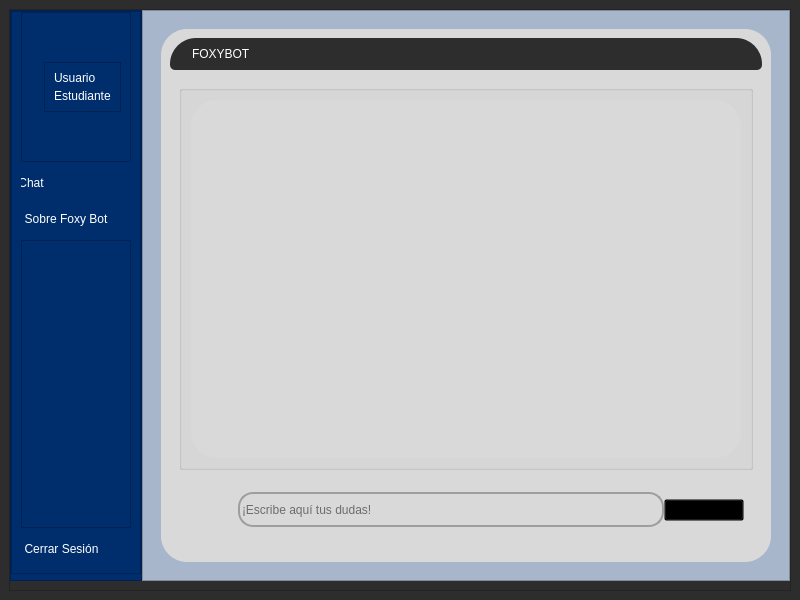
<?xml version="1.0" encoding="UTF-8"?>
<ui version="4.0">
 <class>MainWindowEstudiante</class>
 <widget class="QMainWindow" name="MainWindowEstudiante">
  <property name="geometry">
   <rect>
    <x>0</x>
    <y>0</y>
    <width>800</width>
    <height>600</height>
   </rect>
  </property>
  <property name="sizePolicy">
   <sizepolicy hsizetype="Minimum" vsizetype="Preferred">
    <horstretch>0</horstretch>
    <verstretch>0</verstretch>
   </sizepolicy>
  </property>
  <property name="windowTitle">
   <string>Estudiante</string>
  </property>
  <property name="windowIcon">
   <iconset>
    <normaloff>../img/298809902_539628011298194_5839572564237821349_n.png</normaloff>../img/298809902_539628011298194_5839572564237821349_n.png</iconset>
  </property>
  <property name="styleSheet">
   <string notr="true">background-color: rgb(45, 45, 45);</string>
  </property>
  <widget class="QWidget" name="centralwidget">
   <layout class="QHBoxLayout" name="horizontalLayout_7">
    <item>
     <widget class="QFrame" name="frame_6">
      <property name="frameShape">
       <enum>QFrame::StyledPanel</enum>
      </property>
      <property name="frameShadow">
       <enum>QFrame::Raised</enum>
      </property>
      <layout class="QHBoxLayout" name="horizontalLayout_4">
       <property name="spacing">
        <number>0</number>
       </property>
       <property name="leftMargin">
        <number>0</number>
       </property>
       <property name="topMargin">
        <number>0</number>
       </property>
       <property name="rightMargin">
        <number>0</number>
       </property>
       <item>
        <widget class="QFrame" name="frame_7">
         <property name="sizePolicy">
          <sizepolicy hsizetype="Maximum" vsizetype="Preferred">
           <horstretch>0</horstretch>
           <verstretch>0</verstretch>
          </sizepolicy>
         </property>
         <property name="styleSheet">
          <string notr="true">background-color: rgb(0, 46, 109);</string>
         </property>
         <property name="frameShape">
          <enum>QFrame::StyledPanel</enum>
         </property>
         <property name="frameShadow">
          <enum>QFrame::Raised</enum>
         </property>
         <layout class="QHBoxLayout" name="horizontalLayout_5">
          <property name="spacing">
           <number>0</number>
          </property>
          <property name="leftMargin">
           <number>0</number>
          </property>
          <property name="topMargin">
           <number>0</number>
          </property>
          <property name="rightMargin">
           <number>0</number>
          </property>
          <property name="bottomMargin">
           <number>6</number>
          </property>
          <item>
           <layout class="QHBoxLayout" name="contenido">
            <property name="spacing">
             <number>0</number>
            </property>
            <item>
             <layout class="QVBoxLayout" name="frame_izquierdo">
              <property name="spacing">
               <number>0</number>
              </property>
              <item>
               <layout class="QVBoxLayout" name="verticalLayout_2">
                <property name="spacing">
                 <number>0</number>
                </property>
                <property name="bottomMargin">
                 <number>0</number>
                </property>
                <item>
                 <widget class="QFrame" name="frame">
                  <property name="sizePolicy">
                   <sizepolicy hsizetype="MinimumExpanding" vsizetype="Minimum">
                    <horstretch>0</horstretch>
                    <verstretch>0</verstretch>
                   </sizepolicy>
                  </property>
                  <property name="maximumSize">
                   <size>
                    <width>212</width>
                    <height>16777215</height>
                   </size>
                  </property>
                  <property name="styleSheet">
                   <string notr="true">background-color: rgb(0, 46, 109);</string>
                  </property>
                  <property name="frameShape">
                   <enum>QFrame::StyledPanel</enum>
                  </property>
                  <property name="frameShadow">
                   <enum>QFrame::Raised</enum>
                  </property>
                  <layout class="QVBoxLayout" name="verticalLayout_3">
                   <property name="topMargin">
                    <number>0</number>
                   </property>
                   <item>
                    <widget class="QFrame" name="frame_3">
                     <property name="maximumSize">
                      <size>
                       <width>16777215</width>
                       <height>150</height>
                      </size>
                     </property>
                     <property name="frameShape">
                      <enum>QFrame::StyledPanel</enum>
                     </property>
                     <property name="frameShadow">
                      <enum>QFrame::Raised</enum>
                     </property>
                     <layout class="QHBoxLayout" name="horizontalLayout_2">
                      <item>
                       <widget class="QLabel" name="label_4">
                        <property name="sizePolicy">
                         <sizepolicy hsizetype="Preferred" vsizetype="Preferred">
                          <horstretch>0</horstretch>
                          <verstretch>0</verstretch>
                         </sizepolicy>
                        </property>
                        <property name="maximumSize">
                         <size>
                          <width>51</width>
                          <height>41</height>
                         </size>
                        </property>
                        <property name="contextMenuPolicy">
                         <enum>Qt::CustomContextMenu</enum>
                        </property>
                        <property name="text">
                         <string/>
                        </property>
                        <property name="pixmap">
                         <pixmap>../img/ico.png</pixmap>
                        </property>
                        <property name="scaledContents">
                         <bool>true</bool>
                        </property>
                       </widget>
                      </item>
                      <item>
                       <layout class="QHBoxLayout" name="horizontalLayout_3">
                        <item>
                         <widget class="QFrame" name="frame_5">
                          <property name="maximumSize">
                           <size>
                            <width>16777215</width>
                            <height>50</height>
                           </size>
                          </property>
                          <property name="frameShape">
                           <enum>QFrame::StyledPanel</enum>
                          </property>
                          <property name="frameShadow">
                           <enum>QFrame::Raised</enum>
                          </property>
                          <layout class="QVBoxLayout" name="verticalLayout_8">
                           <item>
                            <widget class="QLabel" name="label_user">
                             <property name="styleSheet">
                              <string notr="true">color: rgb(255, 255, 255);
font: 11.5pt &quot;Calibri&quot;;</string>
                             </property>
                             <property name="text">
                              <string>Usuario</string>
                             </property>
                            </widget>
                           </item>
                           <item>
                            <widget class="QLabel" name="label_estudiante">
                             <property name="styleSheet">
                              <string notr="true">color: rgb(255, 255, 255);
font: 25 11pt &quot;Calibri Light&quot;;
background-color: transparent;</string>
                             </property>
                             <property name="text">
                              <string>Estudiante</string>
                             </property>
                            </widget>
                           </item>
                          </layout>
                         </widget>
                        </item>
                       </layout>
                      </item>
                     </layout>
                    </widget>
                   </item>
                   <item>
                    <widget class="QPushButton" name="btn_chat">
                     <property name="sizePolicy">
                      <sizepolicy hsizetype="Minimum" vsizetype="Fixed">
                       <horstretch>0</horstretch>
                       <verstretch>0</verstretch>
                      </sizepolicy>
                     </property>
                     <property name="minimumSize">
                      <size>
                       <width>0</width>
                       <height>30</height>
                      </size>
                     </property>
                     <property name="maximumSize">
                      <size>
                       <width>171</width>
                       <height>30</height>
                      </size>
                     </property>
                     <property name="cursor">
                      <cursorShape>PointingHandCursor</cursorShape>
                     </property>
                     <property name="styleSheet">
                      <string notr="true">QPushButton {
	
	
	font: 75 11.5pt &quot;SansSerif&quot;;
	color: rgb(255, 255, 255);
	padding-left:-90px;
	background-color: rgb(0, 46, 109);
	border: 0px solid;
	border-radius:15px;
}
QPushButton:hover {
	background-color: rgb(93, 129, 163);
}


	
	
	
	
</string>
                     </property>
                     <property name="text">
                      <string>Chat</string>
                     </property>
                     <property name="flat">
                      <bool>false</bool>
                     </property>
                    </widget>
                   </item>
                   <item>
                    <widget class="QPushButton" name="btn_about">
                     <property name="minimumSize">
                      <size>
                       <width>0</width>
                       <height>30</height>
                      </size>
                     </property>
                     <property name="maximumSize">
                      <size>
                       <width>171</width>
                       <height>30</height>
                      </size>
                     </property>
                     <property name="cursor">
                      <cursorShape>PointingHandCursor</cursorShape>
                     </property>
                     <property name="styleSheet">
                      <string notr="true">QPushButton {
	font: 75 11.5pt &quot;SansSerif&quot;;
	color: rgb(255, 255, 255);
	padding-left:-20px;
	background-color: rgb(0, 46, 109);
	border: 0px solid;
	border-radius:15px;
}
QPushButton:hover {
	background-color: rgb(93, 129, 163);
}


	
	
	
	
</string>
                     </property>
                     <property name="text">
                      <string>Sobre Foxy Bot</string>
                     </property>
                     <property name="flat">
                      <bool>false</bool>
                     </property>
                    </widget>
                   </item>
                   <item>
                    <widget class="QFrame" name="frame_4">
                     <property name="frameShape">
                      <enum>QFrame::StyledPanel</enum>
                     </property>
                     <property name="frameShadow">
                      <enum>QFrame::Raised</enum>
                     </property>
                    </widget>
                   </item>
                   <item>
                    <widget class="QPushButton" name="btn_cerrarSesion">
                     <property name="minimumSize">
                      <size>
                       <width>0</width>
                       <height>30</height>
                      </size>
                     </property>
                     <property name="maximumSize">
                      <size>
                       <width>171</width>
                       <height>30</height>
                      </size>
                     </property>
                     <property name="cursor">
                      <cursorShape>PointingHandCursor</cursorShape>
                     </property>
                     <property name="styleSheet">
                      <string notr="true">QPushButton {
	font: 75 11.5pt &quot;SansSerif&quot;;
	color: rgb(255, 255, 255);
	padding-left:-29px;
	background-color: rgb(0, 46, 109);
	border: 0px solid;
	border-radius:15px;
}
QPushButton:hover {
	background-color: rgb(93, 129, 163);
}


	
	
	
	
</string>
                     </property>
                     <property name="text">
                      <string>Cerrar Sesión</string>
                     </property>
                     <property name="flat">
                      <bool>false</bool>
                     </property>
                    </widget>
                   </item>
                  </layout>
                 </widget>
                </item>
               </layout>
              </item>
             </layout>
            </item>
           </layout>
          </item>
         </layout>
        </widget>
       </item>
       <item>
        <widget class="QFrame" name="frame_8">
         <property name="styleSheet">
          <string notr="true">background-color: rgb(167, 182, 203);</string>
         </property>
         <property name="frameShape">
          <enum>QFrame::StyledPanel</enum>
         </property>
         <property name="frameShadow">
          <enum>QFrame::Raised</enum>
         </property>
         <layout class="QHBoxLayout" name="horizontalLayout_6">
          <item>
           <widget class="QStackedWidget" name="stackedWidget">
            <property name="styleSheet">
             <string notr="true">QFrame{
	background-color: rgb(217, 217, 217);
	border-radius:26px;

}</string>
            </property>
            <property name="currentIndex">
             <number>0</number>
            </property>
            <widget class="QWidget" name="page_chat">
             <layout class="QVBoxLayout" name="verticalLayout">
              <item>
               <widget class="QFrame" name="frame_2">
                <property name="styleSheet">
                 <string notr="true"/>
                </property>
                <property name="frameShape">
                 <enum>QFrame::StyledPanel</enum>
                </property>
                <property name="frameShadow">
                 <enum>QFrame::Raised</enum>
                </property>
                <layout class="QVBoxLayout" name="verticalLayout_4">
                 <item>
                  <widget class="QFrame" name="frame_11">
                   <property name="sizePolicy">
                    <sizepolicy hsizetype="Preferred" vsizetype="Preferred">
                     <horstretch>0</horstretch>
                     <verstretch>0</verstretch>
                    </sizepolicy>
                   </property>
                   <property name="styleSheet">
                    <string notr="true">background-color: rgb(45, 45, 45);
border-bottom-left-radius : 5px;
border-bottom-right-radius : 5px
</string>
                   </property>
                   <property name="frameShape">
                    <enum>QFrame::StyledPanel</enum>
                   </property>
                   <property name="frameShadow">
                    <enum>QFrame::Raised</enum>
                   </property>
                   <layout class="QVBoxLayout" name="verticalLayout_12">
                    <item>
                     <widget class="QLabel" name="label">
                      <property name="styleSheet">
                       <string notr="true">margin-left: 10px; 
font: 9pt &quot;MS Sans Serif&quot;;
background-color: rgb(45, 45, 45);</string>
                      </property>
                      <property name="text">
                       <string>&lt;html&gt;&lt;head/&gt;&lt;body&gt;&lt;p&gt;&lt;span style=&quot; color:#ffffff;&quot;&gt;FOXYBOT&lt;/span&gt;&lt;/p&gt;&lt;/body&gt;&lt;/html&gt;</string>
                      </property>
                     </widget>
                    </item>
                   </layout>
                  </widget>
                 </item>
                 <item>
                  <widget class="QFrame" name="frame_9">
                   <property name="frameShape">
                    <enum>QFrame::StyledPanel</enum>
                   </property>
                   <property name="frameShadow">
                    <enum>QFrame::Raised</enum>
                   </property>
                   <layout class="QVBoxLayout" name="verticalLayout_9">
                    <item>
                     <layout class="QVBoxLayout" name="verticalLayout_10">
                      <item>
                       <widget class="QGroupBox" name="groupBox">
                        <property name="styleSheet">
                         <string notr="true">background-color: rgb(217, 217, 217);</string>
                        </property>
                        <property name="title">
                         <string/>
                        </property>
                        <layout class="QVBoxLayout" name="verticalLayout_11">
                         <item>
                          <widget class="QListWidget" name="listWidget">
                           <property name="styleSheet">
                            <string notr="true"/>
                           </property>
                           <property name="selectionMode">
                            <enum>QAbstractItemView::NoSelection</enum>
                           </property>
                           <property name="movement">
                            <enum>QListView::Snap</enum>
                           </property>
                          </widget>
                         </item>
                        </layout>
                       </widget>
                      </item>
                     </layout>
                    </item>
                    <item>
                     <widget class="QFrame" name="frame_10">
                      <property name="maximumSize">
                       <size>
                        <width>16777215</width>
                        <height>70</height>
                       </size>
                      </property>
                      <property name="frameShape">
                       <enum>QFrame::StyledPanel</enum>
                      </property>
                      <property name="frameShadow">
                       <enum>QFrame::Raised</enum>
                      </property>
                      <layout class="QHBoxLayout" name="horizontalLayout_8">
                       <item>
                        <layout class="QHBoxLayout" name="horizontalLayout_9">
                         <property name="spacing">
                          <number>0</number>
                         </property>
                         <item>
                          <widget class="QLabel" name="label_5">
                           <property name="sizePolicy">
                            <sizepolicy hsizetype="Preferred" vsizetype="Preferred">
                             <horstretch>0</horstretch>
                             <verstretch>0</verstretch>
                            </sizepolicy>
                           </property>
                           <property name="minimumSize">
                            <size>
                             <width>50</width>
                             <height>50</height>
                            </size>
                           </property>
                           <property name="maximumSize">
                            <size>
                             <width>50</width>
                             <height>50</height>
                            </size>
                           </property>
                           <property name="contextMenuPolicy">
                            <enum>Qt::CustomContextMenu</enum>
                           </property>
                           <property name="styleSheet">
                            <string notr="true"/>
                           </property>
                           <property name="text">
                            <string/>
                           </property>
                           <property name="pixmap">
                            <pixmap>../../../Downloads/icoUser.png</pixmap>
                           </property>
                           <property name="scaledContents">
                            <bool>true</bool>
                           </property>
                           <property name="wordWrap">
                            <bool>true</bool>
                           </property>
                          </widget>
                         </item>
                         <item>
                          <widget class="QLineEdit" name="lineEdit">
                           <property name="maximumSize">
                            <size>
                             <width>560</width>
                             <height>35</height>
                            </size>
                           </property>
                           <property name="styleSheet">
                            <string notr="true">QLineEdit{
	background-color: rgb(217, 217, 217);
	font: 9pt &quot;MS Sans Serif&quot;;
	border: 2px solid rgb(158, 158, 158);
	border-radius: 15px;
	
}</string>
                           </property>
                           <property name="placeholderText">
                            <string>¡Escribe aquí tus dudas!</string>
                           </property>
                          </widget>
                         </item>
                         <item>
                          <widget class="QPushButton" name="btn_enviar">
                           <property name="sizePolicy">
                            <sizepolicy hsizetype="Maximum" vsizetype="Fixed">
                             <horstretch>0</horstretch>
                             <verstretch>0</verstretch>
                            </sizepolicy>
                           </property>
                           <property name="cursor">
                            <cursorShape>PointingHandCursor</cursorShape>
                           </property>
                           <property name="styleSheet">
                            <string notr="true">QPushButton {
	
	
	background-color:transparent;
font: 9pt &quot;MS Sans Serif&quot;;

}
QPushButton:hover {
	background-color: rgb(250, 250, 250);
}


</string>
                           </property>
                           <property name="text">
                            <string>Enviar</string>
                           </property>
                           <property name="icon">
                            <iconset>
                             <normaloff>../img/botonSend.jpg</normaloff>../img/botonSend.jpg</iconset>
                           </property>
                          </widget>
                         </item>
                        </layout>
                       </item>
                      </layout>
                     </widget>
                    </item>
                   </layout>
                  </widget>
                 </item>
                </layout>
               </widget>
              </item>
             </layout>
            </widget>
            <widget class="QWidget" name="page_about">
             <layout class="QVBoxLayout" name="verticalLayout_14">
              <item>
               <layout class="QVBoxLayout" name="verticalLayout_13">
                <item>
                 <widget class="QFrame" name="frame_12">
                  <property name="frameShape">
                   <enum>QFrame::StyledPanel</enum>
                  </property>
                  <property name="frameShadow">
                   <enum>QFrame::Raised</enum>
                  </property>
                  <layout class="QVBoxLayout" name="verticalLayout_15">
                   <item>
                    <widget class="QFrame" name="frame_15">
                     <property name="frameShape">
                      <enum>QFrame::StyledPanel</enum>
                     </property>
                     <property name="frameShadow">
                      <enum>QFrame::Raised</enum>
                     </property>
                    </widget>
                   </item>
                   <item>
                    <widget class="QLabel" name="label_2">
                     <property name="styleSheet">
                      <string notr="true">font: 75 35pt &quot;MS Sans Serif&quot;;
color: rgb(167, 182, 203);</string>
                     </property>
                     <property name="text">
                      <string>&lt;html&gt;&lt;head/&gt;&lt;body&gt;&lt;p align=&quot;center&quot;&gt;FOXYBOT Versión 1.0&lt;/p&gt;&lt;/body&gt;&lt;/html&gt;</string>
                     </property>
                    </widget>
                   </item>
                   <item>
                    <widget class="QFrame" name="frame_14">
                     <property name="frameShape">
                      <enum>QFrame::StyledPanel</enum>
                     </property>
                     <property name="frameShadow">
                      <enum>QFrame::Raised</enum>
                     </property>
                     <layout class="QHBoxLayout" name="horizontalLayout_11">
                      <item>
                       <widget class="QLabel" name="label_6">
                        <property name="sizePolicy">
                         <sizepolicy hsizetype="Preferred" vsizetype="Preferred">
                          <horstretch>0</horstretch>
                          <verstretch>0</verstretch>
                         </sizepolicy>
                        </property>
                        <property name="maximumSize">
                         <size>
                          <width>90</width>
                          <height>100</height>
                         </size>
                        </property>
                        <property name="text">
                         <string/>
                        </property>
                        <property name="pixmap">
                         <pixmap>../img/sdwhitw1.png</pixmap>
                        </property>
                        <property name="scaledContents">
                         <bool>true</bool>
                        </property>
                       </widget>
                      </item>
                     </layout>
                    </widget>
                   </item>
                   <item>
                    <widget class="QFrame" name="frame_13">
                     <property name="maximumSize">
                      <size>
                       <width>16777215</width>
                       <height>100</height>
                      </size>
                     </property>
                     <property name="frameShape">
                      <enum>QFrame::StyledPanel</enum>
                     </property>
                     <property name="frameShadow">
                      <enum>QFrame::Raised</enum>
                     </property>
                     <layout class="QHBoxLayout" name="horizontalLayout_10"/>
                    </widget>
                   </item>
                  </layout>
                 </widget>
                </item>
               </layout>
              </item>
             </layout>
            </widget>
           </widget>
          </item>
         </layout>
        </widget>
       </item>
      </layout>
     </widget>
    </item>
   </layout>
  </widget>
 </widget>
 <resources/>
 <connections/>
</ui>
